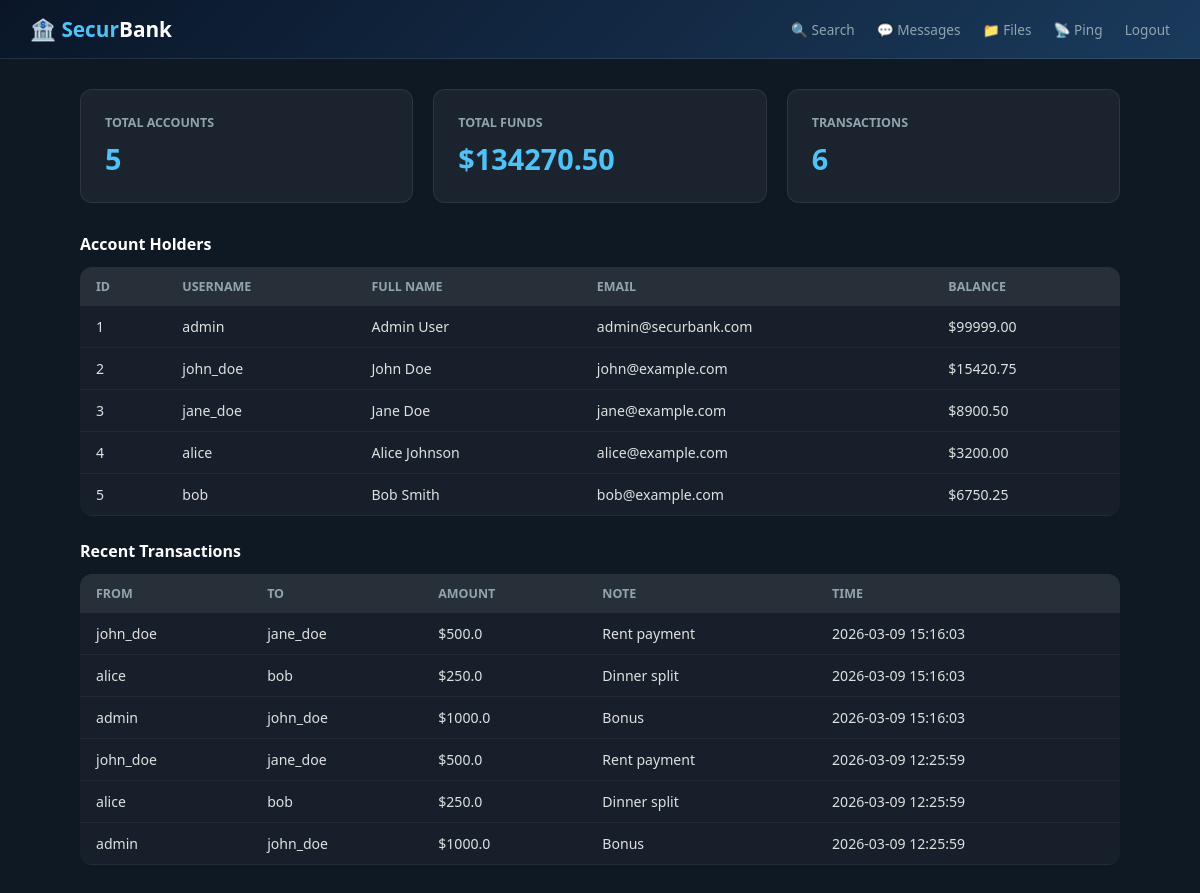
The page /dashboard (signed in) on the database as committed earlier.
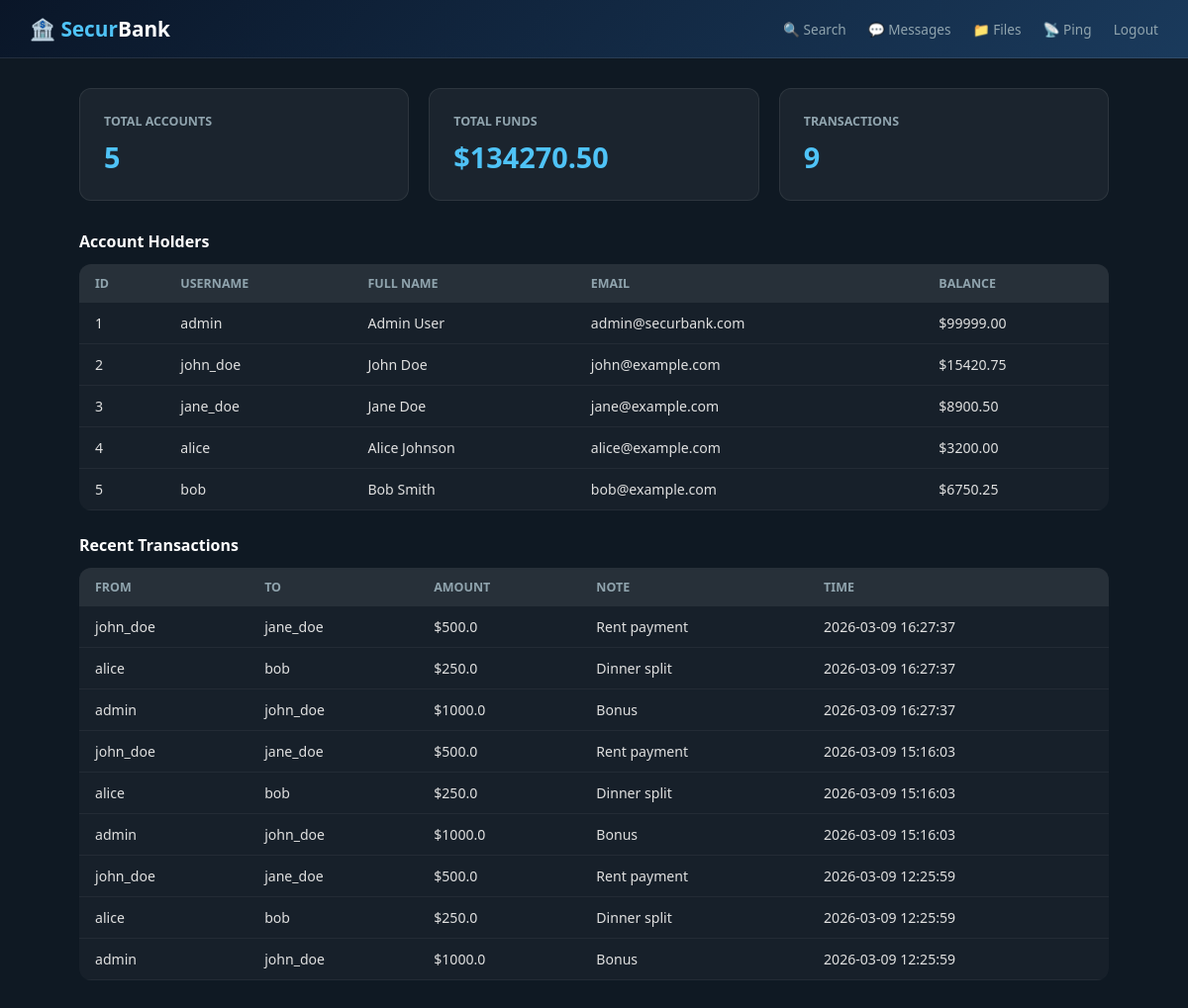
The same page on the database as committed later.
### tables this page shows
CREATE TABLE users (
            id        INTEGER PRIMARY KEY AUTOINCREMENT,
            username  TEXT NOT NULL UNIQUE,
            password  TEXT NOT NULL,
            full_name TEXT,
            email     TEXT,
            balance   REAL DEFAULT 0.00
        );

CREATE TABLE transactions (
            id         INTEGER PRIMARY KEY AUTOINCREMENT,
            from_user  TEXT,
            to_user    TEXT,
            amount     REAL,
            note       TEXT,
            created_at DATETIME DEFAULT CURRENT_TIMESTAMP
        );

### routes/bank.py (the view)
@bank_bp.route('/dashboard')
@login_required
def dashboard():
    conn   = get_db()
    users  = conn.execute('SELECT * FROM users').fetchall()
    txns   = conn.execute(
        'SELECT * FROM transactions ORDER BY created_at DESC LIMIT 10'
    ).fetchall()
    conn.close()
    return render_template('dashboard.html', users=users, transactions=txns)

### db/init_db.py (called while the page is built)
def get_db():
    conn = sqlite3.connect(DB_PATH)
    conn.row_factory = sqlite3.Row
    return conn

### routes/bank.py (called while the page is built)
def login_required(f):
    from functools import wraps
    @wraps(f)
    def decorated(*args, **kwargs):
        if 'user' not in session:
            return redirect('/login')
        return f(*args, **kwargs)
    return decorated

### templates/dashboard.html (shortened to what this page needs)
<!DOCTYPE html>
<html lang="en">
<head><meta charset="UTF-8"/><title>SecurBank — Dashboard</title>
</head>
<body>
<nav>
  <h1>🏦 <span>Secur</span>Bank</h1>
  <div>
    <a href="/search">🔍 Search</a>
    <a href="/messages">💬 Messages</a>
    <a href="/files">📁 Files</a>
    <a href="/ping">📡 Ping</a>
    <a href="/logout">Logout</a>
  </div>
</nav>
<div class="main">
  <div class="cards">
    <div class="card"><h3>Total Accounts</h3>
      <div class="val">{{ users|length }}</div></div>
    <div class="card"><h3>Total Funds</h3>
      <div class="val">${{ "%.2f"|format(users|sum(attribute='balance')) }}</div></div>
    <div class="card"><h3>Transactions</h3>
      <div class="val">{{ transactions|length }}</div></div>
  </div>
  <div class="sec">Account Holders</div>
  <table>
    <tr><th>ID</th><th>Username</th><th>Full Name</th><th>Email</th><th>Balance</th></tr>
    {% for u in users %}
    <tr><td>{{u.id}}</td><td>{{u.username}}</td><td>{{u.full_name}}</td>
        <td>{{u.email}}</td><td>${{"%.2f"|format(u.balance)}}</td></tr>
    {% endfor %}
  </table>
  <div class="sec">Recent Transactions</div>
  <table>
    <tr><th>From</th><th>To</th><th>Amount</th><th>Note</th><th>Time</th></tr>
    {% for t in transactions %}
    <tr><td>{{t.from_user}}</td><td>{{t.to_user}}</td><td>${{t.amount}}</td>
        <td>{{t.note}}</td><td>{{t.created_at}}</td></tr>
    {% endfor %}
  </table>
</div>
</body></html>

### templates/dashboard.html (style rules this page uses)
* { margin:0;padding:0;box-sizing:border-box; }
body { font-family:'Segoe UI',sans-serif;background:#0f1923;color:#e0e0e0; }
nav { background:linear-gradient(135deg,#0a1628,#1a3a5c);padding:15px 30px; display:flex;align-items:center;justify-content:space-between; border-bottom:1px solid rgba(255,255,255,0.1); }
nav h1 { color:#fff;font-size:1.3rem; }
nav h1 span { color:#4fc3f7; }
nav a { color:#90a4ae;text-decoration:none;font-size:0.85rem;margin-left:18px; }
.main { padding:30px;max-width:1100px;margin:0 auto; }
.cards { display:grid;grid-template-columns:repeat(3,1fr);gap:20px;margin-bottom:30px; }
.card { background:rgba(255,255,255,0.05);border:1px solid rgba(255,255,255,0.08); border-radius:12px;padding:24px; }
.card h3 { color:#90a4ae;font-size:0.78rem;text-transform:uppercase;margin-bottom:8px; }
.card .val { font-size:1.8rem;font-weight:700;color:#4fc3f7; }
table { width:100%;border-collapse:collapse;background:rgba(255,255,255,0.03); border-radius:12px;overflow:hidden; }
th { background:rgba(255,255,255,0.07);padding:11px 16px;text-align:left; color:#90a4ae;font-size:0.78rem;text-transform:uppercase; }
td { padding:11px 16px;border-bottom:1px solid rgba(255,255,255,0.05);font-size:0.88rem; }
.sec { font-size:1rem;color:#fff;margin:24px 0 12px;font-weight:600; }

Rows that differ between the two databases and show on the page:
added transactions: from_user "john_doe", to_user "jane_doe", amount "500.0", note "Rent payment", created_at "2026-03-09 16:27:37"
added transactions: from_user "alice", to_user "bob", amount "250.0", note "Dinner split", created_at "2026-03-09 16:27:37"
added transactions: from_user "admin", to_user "john_doe", amount "1000.0", note "Bonus", created_at "2026-03-09 16:27:37"
Other text that changed with them:
{{ transactions|length }}: "6" → "9"
